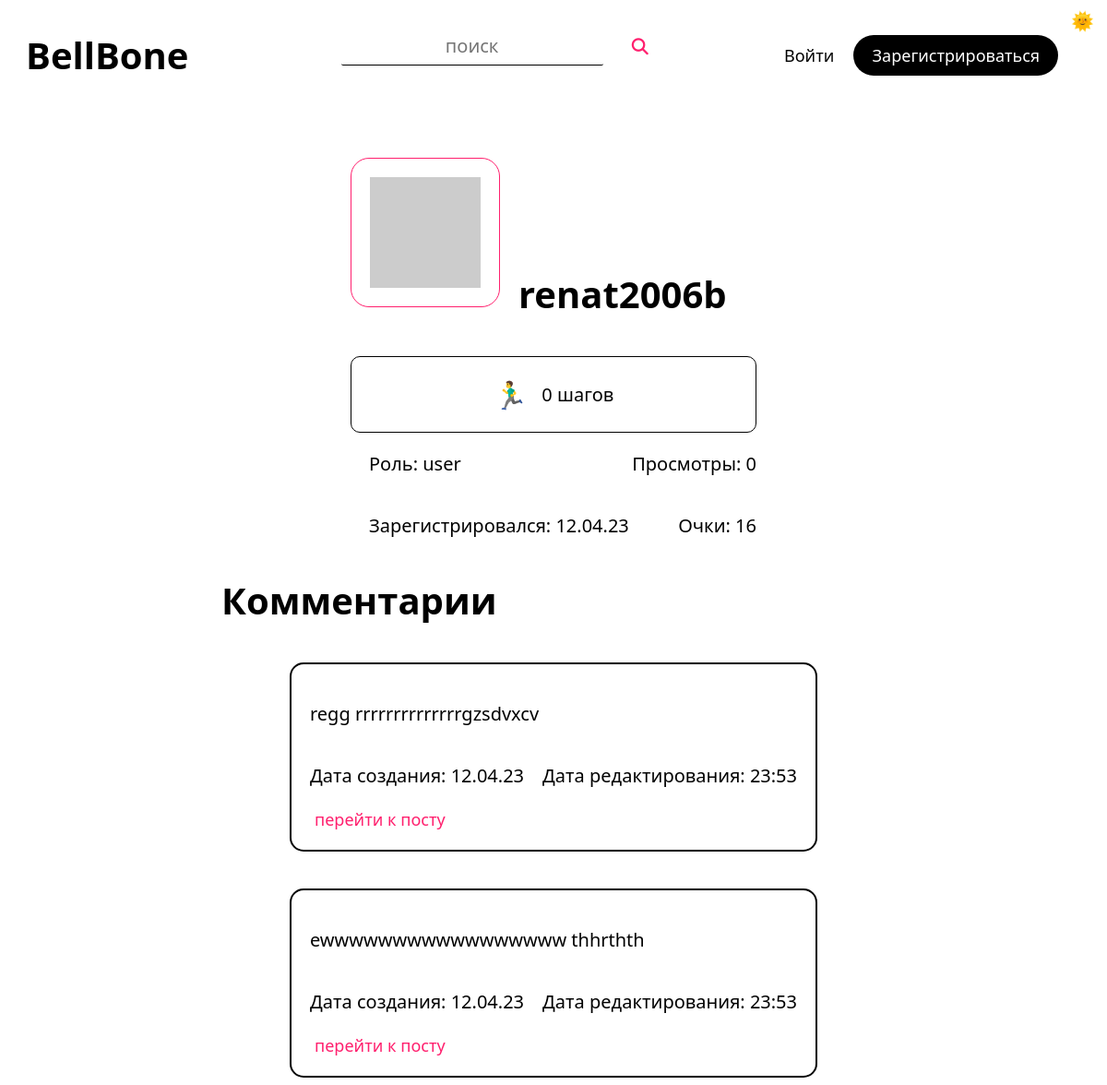
Page /user/renat2006b on the committed database.
### tables this page shows
CREATE TABLE Users (userID INTEGER NOT NULL UNIQUE, userName TEXT UNIQUE, email TEXT UNIQUE, password TEXT, profilePicture TEXT, role TEXT, points INTEGER, creationDate TEXT, creationTime TEXT, authByGoogle INTEGER, steps DEFAULT (0), PRIMARY KEY (userID AUTOINCREMENT));

### routes/user.py (the view)
@userBlueprint.route("/user/<userName>")
def user(userName):
    connection = sqlite3.connect("db/users.db")
    cursor = connection.cursor()
    cursor.execute(f"select userName from users")
    users = cursor.fetchall()
    match str(userName).lower() in str(users).lower():
        case True:
            message("2", f'USER: "{userName}" FOUND')
            cursor.execute(f'select * from users where lower(userName) = "{userName}"')
            user = cursor.fetchone()
            show_login_text = 0
            if "userName" in session and session["userName"] == userName:
                if not getProfileAuyhByGoogle(session["userName"]):
                    show_login_text = 1
            step_count = int(user[10])
            if step_count > 12000:
                frame_color = "ruby"
            elif step_count > 10000:
                frame_color = "gold"
            elif step_count > 8000:
                frame_color = "silver"
            elif step_count > 6000:
                frame_color = "bronze"
            else:
                frame_color = "standard"
            userNameColor = getProfileNameColor(userName)
            print(userNameColor)
            connection = sqlite3.connect("db/posts.db")
            cursor = connection.cursor()
            cursor.execute(f'select views from posts where author = "{user[1]}"')
            viewsData = cursor.fetchall()
            views = 0
            for view in viewsData:
                views += int(view[0])
            cursor.execute(f'select * from posts where author = "{user[1]}"')
            posts = cursor.fetchall()
            connection = sqlite3.connect("db/comments.db")
            cursor = connection.cursor()
            cursor.execute(
                f'select * from comments where lower(user) = "{userName.lower()}"'
            )
            comments = cursor.fetchall()
            if posts:
                showPosts = True
            elif not posts:
                showPosts = False
            if comments:
                showComments = True
            elif not comments:
                showComments = False
            message("2", f'USER: "{userName}"s PAGE LOADED')
            return render_template(
                "user.html",
                user=user,
                views=views,
                posts=posts,
                comments=comments,
                showPosts=showPosts,
                showComments=showComments,
                steps=step_count,
                frame_color=frame_color,
                show_login_text=show_login_text,
                userNameColor=userNameColor
            )
        case _:
            message("1", f'USER: "{userName}" NOT FOUND')
            return render_template("404.html")

### app.py (called while the page is built)
@app.context_processor
def utility_processor():
    getProfilePicture
    return dict(getProfilePicture=getProfilePicture)

@app.context_processor
def utility_processor2():
    getProfileNameColor
    return dict(getProfileNameColor=getProfileNameColor)

### helpers.py (called while the page is built)
def currentDate():
    return datetime.now().strftime("%d.%m.%y")

def currentTime(seconds=False):
    match seconds:
        case False:
            return datetime.now().strftime("%H:%M")
        case True:
            return datetime.now().strftime("%H:%M:%S")

def message(color, message):
    print(
        f"\n\033[94m[{currentDate()}\033[0m"
        f"\033[95m {currentTime(True)}]\033[0m"
        f"\033[9{color}m {message}\033[0m\n"
    )
    logFile = open("log.log", "a")
    logFile.write(f"[{currentDate()}" f"|{currentTime(True)}]" f" {message}\n")
    logFile.close()

def getProfilePoints(userName):
    connection = sqlite3.connect("db/users.db")
    cursor = connection.cursor()
    cursor.execute(
        f'select points from users where lower(userName) = "{userName.lower()}"'
    )
    return cursor.fetchone()[0]

def getProfileNameColor(userName):
    points = getProfilePoints(userName)
    if points > 1000:
        color = "amethyst"
    elif points > 900:
        color = "sapphire"
    elif points > 800:
        color = "emerald"
    elif points > 700:
        color = "ruby"
    elif points > 500:
        color = "gold"
    elif points > 400:
        color = "bronze"
    else:
        color = "standard"
    return color

### templates/user.html (shortened to what this page needs)
{% extends 'layout.html'%} {%block head%}
<link
  rel="stylesheet"
  href="{{ url_for('static', filename='css/index.css') }}"
/>
<link
  rel="stylesheet"
  href="{{ url_for('static', filename='css/user.css') }}"
/>
{% endblock head %} {%block body%}
<div class="container">
  <div class="userContainer">
    <section class="head">
      <img src="{{user[4]}}" alt="{{user[1]}}" class="userProfilePicture" />
      <h2 class="userName {{ userNameColor }}-gradient-text">{{user[1]}}</h2>
    </section>
  <section class="stats">
      <div class="record-frame {{ frame_color }}">
  <span class="record-steps-icon">🏃‍♂️</span>
  <span class="record-steps-label">{{ steps }} шагов</span>
</div>
    </section>
    <section class="stats">
      <p class="userRole">Роль: {{user[5]}}</p>
      <p class="userViews">Просмотры: {{views}}</p>
    </section>
    <section class="stats">
      <p class="userCreationDate">Зарегистрировался: {{user[7]}}</p>
      <p class="userPoint">Очки: {{user[6]}}</p>
    </section>
  </div>
   {% if showComments %}
  <h1 class="commentsText">Комментарии </h1>
  {% for comment in comments %}
  <div class="post centeredHorizontally">
    <div class="content" tag="content">{{comment[2]|safe}}</div>
    <section class="comment">
      <p class="commentCreationDate">Дата создания: {{comment[4]}}</p>
      <p class="commentCreationTime">Дата редактирования: {{comment[5]}}</p>
    </section>
    <a href="/post/{{comment[1]}}" class="btn btnLink textPrimary"
      >перейти к посту</a
    >
  </div>
  {% endfor %} {% endif %}
</div>
{% endblock body %}

### templates/layout.html (shortened to what this page needs)
<!DOCTYPE html>
<html lang="en">
<head>
    <link
            rel="stylesheet"
            href="{{ url_for('static', filename='css/general.css') }}"
    />
    {% block head %} {% endblock head %}
</head>
<body>
<link rel="stylesheet" href="https://cdnjs.cloudflare.com/ajax/libs/font-awesome/6.4.0/css/all.min.css"
/>
{% include 'changeTheme.html' %} {% include 'navbar.html' %} {% include
    'flash.html' %} {% block body %} {% endblock body %}
<link
        rel="stylesheet"
        href="{{ url_for('static', filename='css/editor.css') }}"
/>
</body>
</html>

### templates/changeTheme.html (shortened to what this page needs)
<link
  rel="stylesheet"
  href="{{ url_for('static', filename='css/changeTheme.css') }}"
/>
<section class="changeThemeContainer">
  <button class="changeTheme btn" onclick="toDark()">🌞</button>
</section>

### templates/navbar.html (shortened to what this page needs)
<link
        rel="stylesheet"
        href="{{ url_for('static', filename='css/navbar.css') }}"
/>
<div class="navbar">
    <a href="/"><h1 class="btn btnLink btnHome">BellBone</h1></a>
    <div class="searchBar">
        <input
                type="text"
                id="searchInput"
                class="input"
                autocomplete="off"
                placeholder="поиск"
        />
        <button onclick="search()" class="btn"><i class="fa-solid fa-magnifying-glass" style="color: #ff206e;"></i>
        </button>
    </div>
    <div class="btns">
        {% if session["userName"] %}
            <a href="/createpost">
                <button class="btn btnLink">Новый пост</button>
            </a>
            <a href="/user/{{ session['userName'].lower() }}">
                <div class="btn btnPrimary user">
                    <img
                            class="profilePicture"
                            src="{{ getProfilePicture(session['userName']) }}"
                    />
                    <button class="btn profileText">{{ session["userName"] }}</button>
                </div>
            </a>
            <a href="/logout" title="logout">❌</a>
        {% elif hideLogin %}
            <a href="/signup">
                <button class="btn btnLink">Зарегистрироваться</button>
            </a>
        {% elif hideSignUp %}
            <a href="/login/redirect=&">
                <button class="btn btnLink">Войти</button>
            </a>
        {% else %}
            <a href="/login/redirect=&">
                <button class="btn btnLink">Войти</button>
            </a>
            <a href="/signup">
                <button class="btn btnPrimary">Зарегистрироваться</button>
            </a>
        {% endif %}
    </div>
</div>

### templates/flash.html (shortened to what this page needs)
<link
  rel="stylesheet"
  href="{{ url_for('static', filename='css/flash.css') }}"
/>

### static/css/general.css (style rules this page uses)
:root { --themePrimary: #000; --themeSecondary: #fff; --themeHelper: #303030; --primaryColor: #ff206e; --primaryHelper: #FF4F8C; }
* { font-family: system-ui, "Segoe UI", Roboto, Helvetica, Arial, sans-serif, "Apple Color Emoji", "Segoe UI Emoji", "Segoe UI Symbol"; color: var(--themePrimary); }
html { font-size: 125% !important; }
body { background-color: var(--themeSecondary); }
a { text-decoration: none; user-select: none; }
button { background-color: transparent; border: 0; }
.input { margin-bottom: 1rem; border: 0px; height: 2rem; width: 14rem; text-align: center; display: block; color: var(--themePrimary); background-color: transparent; font-size: 1rem; border-bottom: 1px solid var(--themePrimary); transition: 0.4s; border-radius: 0.1rem; }
.centeredHorizontally { margin-left: auto; margin-right: auto; }
.btn { height: fit-content; width: fit-content; border-radius: 2rem; border: 0px; transition: 0.25s; font-weight: 500; cursor: pointer; font-size: 0.9rem; text-align: center; margin: 0rem 0.25rem; }
.btnPrimary { padding: 0.5rem 1rem 0.5rem 1rem; color: var(--themeSecondary); background-color: var(--themePrimary); }
.btnLink { background-color: transparent; }
.textPrimary { color: var(--primaryColor); transition: 0.25s; }

### static/css/index.css (style rules this page uses)
.post { max-width: 35rem; max-height: fit-content; margin-top: 2rem; border: 2px solid var(--themePrimary); border-radius: 0.75rem; padding: 1rem; }
.content { display: -webkit-box; overflow: hidden; -webkit-line-clamp: 8; -webkit-box-orient: vertical; margin: 1rem 0rem; }

### static/css/user.css (style rules this page uses)
h1 { width: 36rem; margin: 1rem 0 0 0; }
h2 { font-size: 2rem; }
.head img, h2 { display: inline-block; }
.container { display: flex; flex-direction: column; align-items: center; padding-top: 2rem; }
.userProfilePicture { height: 6rem; width: 6rem; border: 1px solid var(--primaryColor); border-radius: 1rem; padding: 1rem; }
.userName { margin: 6rem 0 0 1rem; }
.head { display: flex; width: 20rem; margin: 2rem 0 2rem 0; }
.stats { display: flex; width: 22rem; justify-content: space-between; }
.stats p, .stats a { text-align: left; margin-left: 1rem; }
.content { -webkit-line-clamp: 4; }
.comment { display: flex; justify-content: space-between; }
.commentCreationDate { margin-right: 1rem; }
.record-frame { text-align: center; width: 100%; border-width: 1px; border-style: solid; padding: 20px; border-radius: 10px; }
.record-frame.standard { border-color: var(--themePrimary); }
.record-steps-icon { font-size: 30px; display: inline-block; margin-right: 10px; vertical-align: middle; }
.record-steps-label { font-size: 20px; display: inline-block; vertical-align: middle; }

### static/css/changeTheme.css (style rules this page uses)
.changeThemeContainer { position: relative; user-select: none; }
.changeTheme { font-size: 1rem; position: absolute; top: 0px; right: 0px; margin: 0; }

### static/css/navbar.css (style rules this page uses)
.navbar { align-items: center; display: flex; width: 100%; justify-content: space-between; padding-top: 1rem; user-select: none; }
.btns { margin-right: 12rem; order: 5; }
.btnHome { margin-left: 12rem; order: 1; font-size: 2rem; font-weight: 550; }
.fa-solid { transition: 0.25s; margin-left: 0.25rem; }
#searchInput { display: inline-block; margin-right: 0.5rem; }
@media (min-width: 968px) and (max-width: 1280px) { .btnHome, .btns { margin-right: 2rem; } }
@media (min-width: 968px) and (max-width: 1280px) { .btnHome { margin-left: 1rem; } }

### rows in the picture
Users: userName "renat2006b", role "user", creationDate "12.04.23", points "16"

### other values in the picture
{{ steps }} "0"
{{ views }} "0"
{{ comment[2]|safe }} "regg rrrrrrrrrrrrrrgzsdvxcv" "ewwwwwwwwwwwwwwwww thhrthth"
{{ comment[4] }} "12.04.23" "12.04.23"
{{ comment[5] }} "23:53" "23:53"
